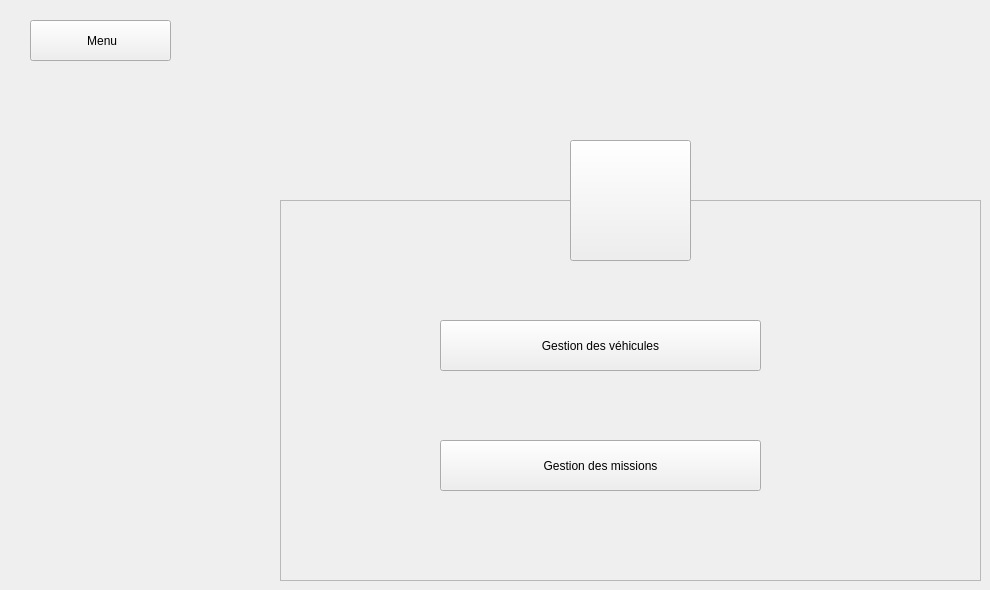
    <widget class="QWidget" name="Gestions">
     <widget class="QPushButton" name="B_BackToMenu">
      <property name="geometry">
       <rect>
        <x>30</x>
        <y>20</y>
        <width>141</width>
        <height>41</height>
       </rect>
      </property>
      <property name="text">
       <string> Menu</string>
      </property>
      <property name="icon">
       <iconset resource="resources.qrc">
        <normaloff>:/resources/images/back-arrow.png</normaloff>:/resources/images/back-arrow.png</iconset>
      </property>
     </widget>
     <widget class="QFrame" name="frame_3">
      <property name="geometry">
       <rect>
        <x>280</x>
        <y>200</y>
        <width>701</width>
        <height>381</height>
       </rect>
      </property>
      <property name="styleSheet">
       <string notr="true"/>
      </property>
      <property name="frameShape">
       <enum>QFrame::StyledPanel</enum>
      </property>
      <property name="frameShadow">
       <enum>QFrame::Raised</enum>
      </property>
      <widget class="QPushButton" name="B_GestionVehicule">
       <property name="geometry">
        <rect>
         <x>160</x>
         <y>120</y>
         <width>321</width>
         <height>51</height>
        </rect>
       </property>
       <property name="text">
        <string>Gestion des véhicules</string>
       </property>
      </widget>
      <widget class="QPushButton" name="B_GestionMission">
       <property name="geometry">
        <rect>
         <x>160</x>
         <y>240</y>
         <width>321</width>
         <height>51</height>
        </rect>
       </property>
       <property name="styleSheet">
        <string notr="true"/>
       </property>
       <property name="text">
        <string>Gestion des missions</string>
       </property>
      </widget>
      <widget class="QToolButton" name="toolButton_12">
       <property name="geometry">
        <rect>
         <x>490</x>
         <y>112</y>
         <width>61</width>
         <height>61</height>
        </rect>
       </property>
       <property name="styleSheet">
        <string notr="true">border-radius:30px;</string>
       </property>
       <property name="text">
        <string/>
       </property>
       <property name="icon">
        <iconset resource="resources.qrc">
         <normaloff>:/resources/images/auto.png</normaloff>:/resources/images/auto.png</iconset>
       </property>
       <property name="iconSize">
        <size>
         <width>40</width>
         <height>40</height>
        </size>
       </property>
      </widget>
      <widget class="QToolButton" name="toolButton_13">
       <property name="geometry">
        <rect>
         <x>490</x>
         <y>235</y>
         <width>61</width>
         <height>61</height>
        </rect>
       </property>
       <property name="styleSheet">
        <string notr="true">border-radius:30px;</string>
       </property>
       <property name="text">
        <string/>
       </property>
       <property name="icon">
        <iconset resource="resources.qrc">
         <normaloff>:/resources/images/objectif.png</normaloff>:/resources/images/objectif.png</iconset>
       </property>
       <property name="iconSize">
        <size>
         <width>30</width>
         <height>30</height>
        </size>
       </property>
      </widget>
     </widget>
     <widget class="QToolButton" name="toolButton_2">
      <property name="geometry">
       <rect>
        <x>570</x>
        <y>140</y>
        <width>121</width>
        <height>121</height>
       </rect>
      </property>
      <property name="focusPolicy">
       <enum>Qt::TabFocus</enum>
      </property>
      <property name="text">
       <string/>
      </property>
      <property name="icon">
       <iconset resource="resources.qrc">
        <normaloff>:/resources/images/icon.png</normaloff>:/resources/images/icon.png</iconset>
      </property>
      <property name="iconSize">
       <size>
        <width>62</width>
        <height>62</height>
       </size>
      </property>
     </widget>
    </widget>
